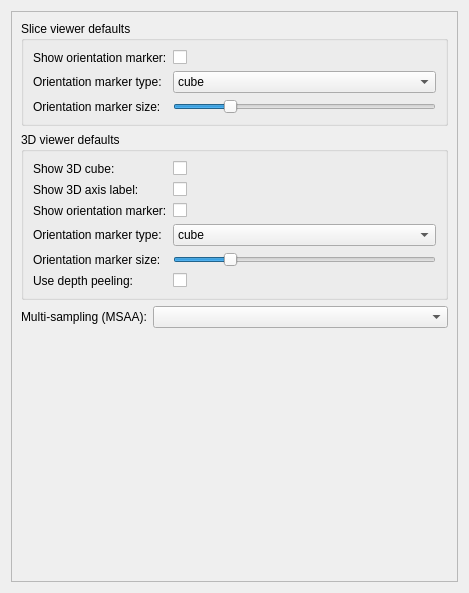
<?xml version="1.0" encoding="UTF-8"?>
<ui version="4.0">
 <class>qSlicerSettingsViewsPanel</class>
 <widget class="ctkSettingsPanel" name="qSlicerSettingsViewsPanel">
  <property name="geometry">
   <rect>
    <x>0</x>
    <y>0</y>
    <width>469</width>
    <height>593</height>
   </rect>
  </property>
  <property name="windowTitle">
   <string>ViewsSettings</string>
  </property>
  <layout class="QVBoxLayout" name="verticalLayout_2">
   <item>
    <widget class="QScrollArea" name="scrollArea">
     <property name="widgetResizable">
      <bool>true</bool>
     </property>
     <widget class="QWidget" name="scrollAreaWidgetContents">
      <property name="geometry">
       <rect>
        <x>0</x>
        <y>0</y>
        <width>441</width>
        <height>565</height>
       </rect>
      </property>
      <property name="sizePolicy">
       <sizepolicy hsizetype="Expanding" vsizetype="Expanding">
        <horstretch>0</horstretch>
        <verstretch>0</verstretch>
       </sizepolicy>
      </property>
      <layout class="QVBoxLayout" name="verticalLayout">
       <item>
        <widget class="ctkCollapsibleGroupBox" name="CollapsibleGroupBox">
         <property name="title">
          <string>Slice viewer defaults</string>
         </property>
         <layout class="QFormLayout" name="formLayout_2">
          <item row="0" column="0">
           <widget class="QLabel" name="MSAALabel_2">
            <property name="text">
             <string>Show orientation marker:</string>
            </property>
           </widget>
          </item>
          <item row="0" column="1">
           <widget class="ctkCheckBox" name="SliceOrientationMarkerVisibilityCheckBox"/>
          </item>
          <item row="1" column="0">
           <widget class="QLabel" name="MSAALabel_3">
            <property name="text">
             <string>Orientation marker type:</string>
            </property>
           </widget>
          </item>
          <item row="1" column="1">
           <widget class="ctkComboBox" name="SliceOrientationMarkerRepresentationComboBox">
            <item>
             <property name="text">
              <string>cube</string>
             </property>
            </item>
            <item>
             <property name="text">
              <string>human</string>
             </property>
            </item>
            <item>
             <property name="text">
              <string>axes</string>
             </property>
            </item>
           </widget>
          </item>
          <item row="2" column="0">
           <widget class="QLabel" name="label">
            <property name="text">
             <string>Orientation marker size:</string>
            </property>
           </widget>
          </item>
          <item row="2" column="1">
           <widget class="QSlider" name="SliceOrientationMarkerSizeSlider">
            <property name="minimum">
             <number>5</number>
            </property>
            <property name="maximum">
             <number>80</number>
            </property>
            <property name="singleStep">
             <number>5</number>
            </property>
            <property name="pageStep">
             <number>20</number>
            </property>
            <property name="value">
             <number>20</number>
            </property>
            <property name="orientation">
             <enum>Qt::Horizontal</enum>
            </property>
           </widget>
          </item>
         </layout>
         <zorder>SliceOrientationMarkerVisibilityCheckBox</zorder>
         <zorder>MSAALabel_2</zorder>
         <zorder>MSAALabel_3</zorder>
         <zorder>SliceOrientationMarkerRepresentationComboBox</zorder>
         <zorder>label</zorder>
         <zorder>SliceOrientationMarkerSizeSlider</zorder>
        </widget>
       </item>
       <item>
        <widget class="ctkCollapsibleGroupBox" name="CollapsibleGroupBox_2">
         <property name="title">
          <string>3D viewer defaults</string>
         </property>
         <layout class="QFormLayout" name="formLayout_3">
          <item row="3" column="0">
           <widget class="QLabel" name="MSAALabel_4">
            <property name="text">
             <string>Show orientation marker:</string>
            </property>
           </widget>
          </item>
          <item row="3" column="1">
           <widget class="ctkCheckBox" name="ThreeDOrientationMarkerVisibilityCheckBox"/>
          </item>
          <item row="4" column="0">
           <widget class="QLabel" name="MSAALabel_5">
            <property name="text">
             <string>Orientation marker type:</string>
            </property>
           </widget>
          </item>
          <item row="4" column="1">
           <widget class="ctkComboBox" name="ThreeDOrientationMarkerRepresentationComboBox">
            <item>
             <property name="text">
              <string>cube</string>
             </property>
            </item>
            <item>
             <property name="text">
              <string>human</string>
             </property>
            </item>
            <item>
             <property name="text">
              <string>axes</string>
             </property>
            </item>
           </widget>
          </item>
          <item row="6" column="0">
           <widget class="QLabel" name="label_2">
            <property name="text">
             <string>Orientation marker size:</string>
            </property>
           </widget>
          </item>
          <item row="6" column="1">
           <widget class="QSlider" name="ThreeDOrientationMarkerSizeSlider">
            <property name="minimum">
             <number>5</number>
            </property>
            <property name="maximum">
             <number>80</number>
            </property>
            <property name="singleStep">
             <number>5</number>
            </property>
            <property name="pageStep">
             <number>20</number>
            </property>
            <property name="value">
             <number>20</number>
            </property>
            <property name="orientation">
             <enum>Qt::Horizontal</enum>
            </property>
           </widget>
          </item>
          <item row="0" column="0">
           <widget class="QLabel" name="label_3">
            <property name="text">
             <string>Show 3D cube:</string>
            </property>
           </widget>
          </item>
          <item row="1" column="0">
           <widget class="QLabel" name="label_4">
            <property name="text">
             <string>Show 3D axis label:</string>
            </property>
           </widget>
          </item>
          <item row="0" column="1">
           <widget class="ctkCheckBox" name="ThreeDCubeVisibilityCheckBox"/>
          </item>
          <item row="1" column="1">
           <widget class="ctkCheckBox" name="ThreeDAxisLabelVisibilityCheckBox"/>
          </item>
          <item row="7" column="0">
           <widget class="QLabel" name="label_5">
            <property name="text">
             <string>Use depth peeling:</string>
            </property>
           </widget>
          </item>
          <item row="7" column="1">
           <widget class="ctkCheckBox" name="ThreeDDepthPeelingCheckBox"/>
          </item>
         </layout>
        </widget>
       </item>
       <item>
        <layout class="QHBoxLayout" name="horizontalLayout">
         <item>
          <widget class="QLabel" name="MSAALabel">
           <property name="text">
            <string>Multi-sampling (MSAA):</string>
           </property>
          </widget>
         </item>
         <item>
          <widget class="QComboBox" name="MSAAComboBox">
           <property name="sizePolicy">
            <sizepolicy hsizetype="Expanding" vsizetype="Fixed">
             <horstretch>0</horstretch>
             <verstretch>0</verstretch>
            </sizepolicy>
           </property>
           <property name="toolTip">
            <string>&lt;!DOCTYPE HTML PUBLIC &quot;-//W3C//DTD HTML 4.0//EN&quot; &quot;http://www.w3.org/TR/REC-html40/strict.dtd&quot;&gt;
&lt;html&gt;&lt;head&gt;&lt;meta name=&quot;qrichtext&quot; content=&quot;1&quot; /&gt;&lt;style type=&quot;text/css&quot;&gt;
p, li { white-space: pre-wrap; }
&lt;/style&gt;&lt;/head&gt;&lt;body style=&quot; font-family:'MS Shell Dlg 2'; font-size:8.25pt; font-weight:400; font-style:normal;&quot;&gt;
&lt;p style=&quot; margin-top:0px; margin-bottom:0px; margin-left:0px; margin-right:0px; -qt-block-indent:0; text-indent:0px;&quot;&gt;&lt;span style=&quot; font-size:8pt;&quot;&gt;Use multisampling for full-screen anti-aliasing.&lt;/span&gt;&lt;/p&gt;&lt;/body&gt;&lt;/html&gt;</string>
           </property>
          </widget>
         </item>
        </layout>
       </item>
       <item>
        <spacer name="verticalSpacer">
         <property name="orientation">
          <enum>Qt::Vertical</enum>
         </property>
         <property name="sizeType">
          <enum>QSizePolicy::Expanding</enum>
         </property>
         <property name="sizeHint" stdset="0">
          <size>
           <width>20</width>
           <height>40</height>
          </size>
         </property>
        </spacer>
       </item>
      </layout>
     </widget>
    </widget>
   </item>
  </layout>
 </widget>
 <customwidgets>
  <customwidget>
   <class>ctkCheckBox</class>
   <extends>QCheckBox</extends>
   <header>ctkCheckBox.h</header>
  </customwidget>
  <customwidget>
   <class>ctkCollapsibleGroupBox</class>
   <extends>QGroupBox</extends>
   <header>ctkCollapsibleGroupBox.h</header>
   <container>1</container>
  </customwidget>
  <customwidget>
   <class>ctkComboBox</class>
   <extends>QComboBox</extends>
   <header>ctkComboBox.h</header>
  </customwidget>
  <customwidget>
   <class>ctkSettingsPanel</class>
   <extends>QWidget</extends>
   <header>ctkSettingsPanel.h</header>
   <container>1</container>
  </customwidget>
 </customwidgets>
 <resources/>
 <connections/>
</ui>
